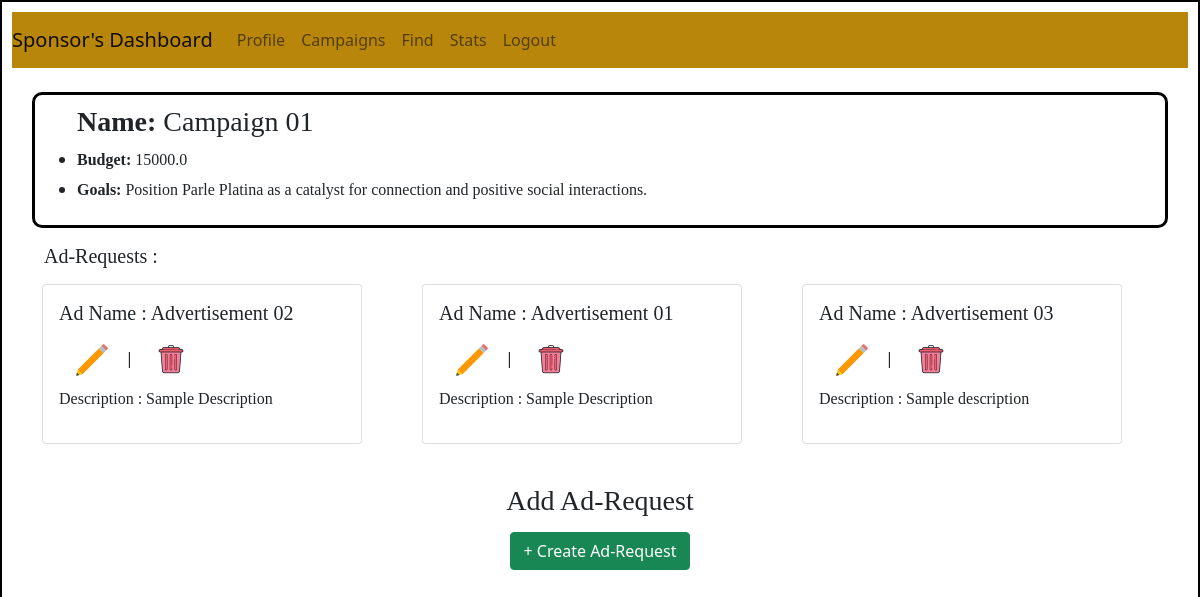
/sponser/dashboard/view/campaign/1, run on the app's committed database.
### backend/models.py (models this page shows)
class Campaigns(db.Model):
    __tablename__ = "campaigns"
    id = db.Column(db.Integer, primary_key = True, nullable = False, autoincrement = True)
    name = db.Column(db.String, nullable = False)
    search_name = db.Column(db.String, nullable = False, default = "null")
    description = db.Column(db.Text, nullable = False)
    start_date = db.Column(db.String, nullable = False, default = "null")
    end_date = db.Column(db.String, nullable = False)
    budget = db.Column(db.Float, nullable = False)
    visibility = db.Column(db.String, nullable = False, default="public")
    goals = db.Column(db.Text, nullable = False)
    niche = db.Column(db.Text, nullable = False, default = "null")
    sponser_id = db.Column(db.Integer, db.ForeignKey("sponser.id"), nullable = False)
    ad_requests = db.relationship("Ad_request", cascade="all, delete", backref="campaigns")

class Ad_request(db.Model):
    __tablename__ = "ad_request"
    id = db.Column(db.Integer, primary_key = True, nullable = False, autoincrement = True)
    name =  db.Column(db.Text, nullable = False)
    message =  db.Column(db.Text, nullable = False)
    payment_amount = db.Column(db.Float, nullable = False)
    requirements = db.Column(db.String, nullable = False)
    status = db.Column(db.String, nullable = False, default = "Pending")
    visibility = db.Column(db.String, nullable = False, default="Public")
    campaign_id = db.Column(db.Integer, db.ForeignKey("campaigns.id"), nullable = False)
    influencer_id = db.Column(db.Integer, db.ForeignKey("user.id"), nullable = False)

### backend/controllers.py (the view)
@app.route("/sponser/dashboard/view/campaign/<campaign_id>", methods = ["GET", "POST"])
def sponser_dashboard_view_campaign(campaign_id):
    if request.method == "GET":
        campaigns = fetch_campaign_info()
        campaign = get_campaign_by_id(campaign_id)
        return render_template("sponser_dashboard_view_campaign.html", campaign = campaign, campaigns = campaigns )

### backend/controllers.py (called while the page is built)
def fetch_campaign_info():
    campaign_info = Campaigns.query.filter().all()
    return campaign_info

def get_campaign_by_id(campaign_id):
    return Campaigns.query.get(campaign_id)

### templates/sponser_dashboard_view_campaign.html (shortened to what this page needs)
<!DOCTYPE html>
<html lang="en">
<head>
    <link rel="stylesheet" href = "/static/dashboardstyle.css">
    <link href="https://cdn.jsdelivr.net/npm/bootstrap@5.0.2/dist/css/bootstrap.min.css" rel="stylesheet">
</head>
<body>
    <div id = "container-sponser">
      <nav class="navbar navbar-expand-lg navbar-light" style="background-color: darkgoldenrod;">
        <a class="navbar-brand" href="#">Sponsor's Dashboard</a>
        <div class="collapse navbar-collapse" id="navbarNav">
          <ul class="navbar-nav">
            <li class="nav-item active">
              <a class="nav-link" href="/sponser/dashboard/profile/{{campaign.sponser_id}}"> Profile </a>
            </li>
            <li class="nav-item active">
              <a class="nav-link" href="/sponser/dashboard/campaign/{{campaign.sponser_id}}"> Campaigns</span></a>
            </li>
            <li class="nav-item active">
              <a class="nav-link" href="/sponser/dashboard/find/{{campaign.sponser_id}}"> Find</span></a>
            </li>
            <li class="nav-item active">
              <a class="nav-link" href="/sponser/stats"> Stats </span></a>
            </li>
            <li class="nav-item">
              <a class="nav-link" href="/login"> Logout</a>
            </li>
      </nav><br>
    <div id="campaign">
      <ul>
        <h3 style="font-family: 'Times New Roman', Times, serif;"><strong>Name:</strong> {{ campaign.name }}</h3>
          <li>
            <h6 style="font-family: 'Times New Roman', Times, serif;"><strong>Budget:</strong> {{ campaign.budget }}</h6>
          </li>
          <li>
            <h6 style="font-family: 'Times New Roman', Times, serif;"><strong>Goals:</strong> {{ campaign.goals }}</h6>
          </li>
      </ul>
    </div>
    <ul>
      <p><h5 style="font-family: 'Times New Roman', Times, serif;">Ad-Requests : </h5></p>
    </ul>
{%if campaigns%}
<div class="container">
  <div class="row">
    {%for camp in campaigns%}
      {%if camp.ad_requests%}
        {%for ad in camp.ad_requests%}
    <div class="col">
      <div class="card" style="width: 20rem;">
        <div class="card-body">
          <h5 style="font-family: 'Times New Roman', Times, serif;" class="card-title">Ad Name : {{ad.name}} </h5>
            <a href="#" type="button" class="btn" id="edit_button" data-bs-toggle="modal" data-bs-target="#editAdRequestModal" data-val="{{ad.name}}#{{ad.description}}#{{ad.requirements}}#{{ad.payment_amount}}#{{ad.status}}#{{ad.influencer_id}}"><img src="/static/img/icons8-edit-40.png"> </a>|
            <a href="#" type="button" class="btn" id="delete_button" data-bs-toggle="modal" data-bs-target="#deleteAdRequestModal" data-val="{{ad.name}}#{{ad.description}}#{{ad.requirements}}#{{ad.payment_amount}}#{{ad.status}}#{{ad.influencer_id}}"><img src="/static/img/icons8-delete-40.png">
          </a>
          <p style="font-family: 'Times New Roman', Times, serif;" class="card-text">Description : {{ad.message}}</p>
        </div>
      </div>
    </div><br>
    {%endfor%}
    {%else%}
        <p></p>
    {%endif%}
    {%endfor%}
  {%else%}
    <div><h3></h3></div>
  {%endif%}
  <br>
          <div class="d-flex justify-content-md-center">
            <h3 style="font-family: 'Times New Roman', Times, serif;">Add Ad-Request</h3><br><br>
          </div>
          <div class="d-flex justify-content-md-center">
            <button type="button" class="btn btn-success" data-bs-toggle="modal" data-bs-target="#addAdRequestModal" >+ Create Ad-Request</button>
          </div>
  </body>
</html>

### static/dashboardstyle.css (style rules this page uses)
* { margin: 0%; padding: 0%; }
#campaign { border: 3px solid black ; padding: 10px; margin-left: 20px; margin-right: 20px; border-radius: 10px; }
#container-sponser { border: 2px solid black; padding: 10px; height: 1000px; }

### data on the page
Campaigns: name "Campaign 01", budget "15000.0", goals "Position Parle Platina as a catalyst for connection and positive social interactions."
Ad_request: name "Advertisement 02", message "Sample Description"
Ad_request: name "Advertisement 01", message "Sample Description"
Ad_request: name "Advertisement 03", message "Sample description"
